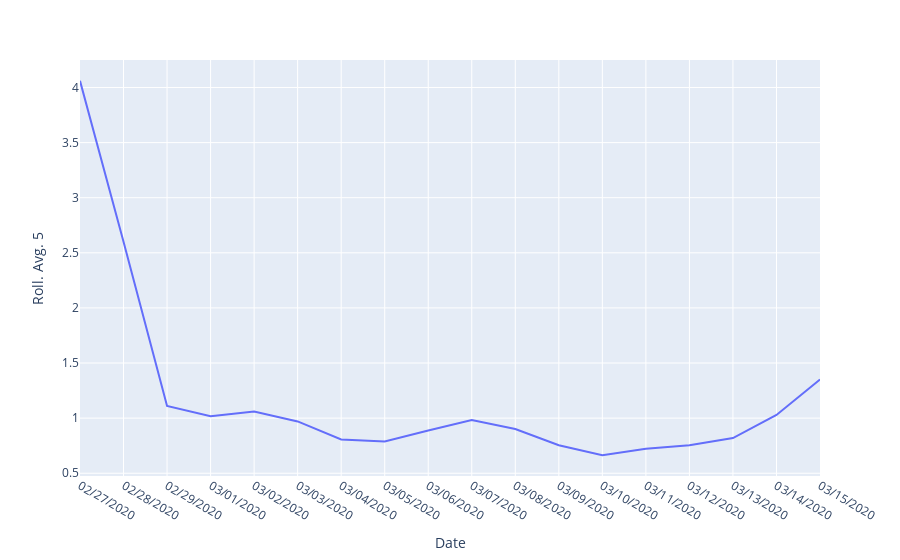

Write notebook code for a chart like this one.
### Code cell
# Growth rate rolling avg. over previous 5 days -- Anything above 1 is exponential
fig = px.line(China_df[-18:], x='Date', y='Roll. Avg. 5')
fig.show()

### Figure 1 — Plotly figure (JSON) as saved in the notebook; plotly's stock layout.template omitted (floating-point values rounded to 4 significant figures)
{"data": [{"hoverlabel": {"namelength": 0}, "hovertemplate": "Date=%{x}<br>Roll. Avg. 5=%{y}", "legendgroup": "", "line": {"color": "#636efa", "dash": "solid"}, "mode": "lines", "name": "", "showlegend": false, "type": "scatter", "x": ["02/27/2020", "02/28/2020", "02/29/2020", "03/01/2020", "03/02/2020", "03/03/2020", "03/04/2020", "03/05/2020", "03/06/2020", "03/07/2020", "03/08/2020", "03/09/2020", "03/10/2020", "03/11/2020", "03/12/2020", "03/13/2020", "03/14/2020", "03/15/2020"], "xaxis": "x", "y": [4.061, 2.601, 1.11, 1.018, 1.061, 0.9703, 0.8063, 0.7884, 0.8883, 0.9826, 0.902, 0.7537, 0.6638, 0.7229, 0.7546, 0.8198, 1.029, 1.35], "yaxis": "y"}], "layout": {"legend": {"tracegroupgap": 0}, "margin": {"t": 60}, "xaxis": {"anchor": "y", "domain": [0, 1], "title": {"text": "Date"}}, "yaxis": {"anchor": "x", "domain": [0, 1], "title": {"text": "Roll. Avg. 5"}}}}
